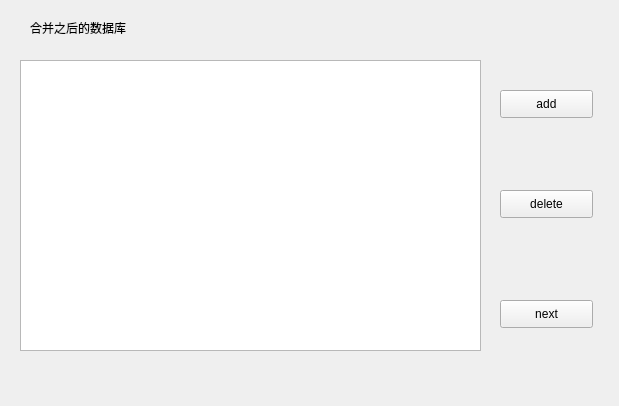
<?xml version="1.0" encoding="UTF-8"?>
<ui version="4.0">
 <class>combined</class>
 <widget class="QWidget" name="combined">
  <property name="geometry">
   <rect>
    <x>0</x>
    <y>0</y>
    <width>619</width>
    <height>406</height>
   </rect>
  </property>
  <property name="windowTitle">
   <string>Form</string>
  </property>
  <widget class="QTableWidget" name="tableWidget">
   <property name="geometry">
    <rect>
     <x>20</x>
     <y>60</y>
     <width>461</width>
     <height>291</height>
    </rect>
   </property>
  </widget>
  <widget class="QLabel" name="label">
   <property name="geometry">
    <rect>
     <x>30</x>
     <y>20</y>
     <width>121</width>
     <height>16</height>
    </rect>
   </property>
   <property name="text">
    <string>合并之后的数据库</string>
   </property>
  </widget>
  <widget class="QPushButton" name="Badd">
   <property name="geometry">
    <rect>
     <x>500</x>
     <y>90</y>
     <width>93</width>
     <height>28</height>
    </rect>
   </property>
   <property name="text">
    <string>add</string>
   </property>
  </widget>
  <widget class="QPushButton" name="Bdelete">
   <property name="geometry">
    <rect>
     <x>500</x>
     <y>190</y>
     <width>93</width>
     <height>28</height>
    </rect>
   </property>
   <property name="text">
    <string>delete</string>
   </property>
  </widget>
  <widget class="QPushButton" name="Bnext">
   <property name="geometry">
    <rect>
     <x>500</x>
     <y>300</y>
     <width>93</width>
     <height>28</height>
    </rect>
   </property>
   <property name="text">
    <string>next</string>
   </property>
  </widget>
 </widget>
 <resources/>
 <connections/>
</ui>
